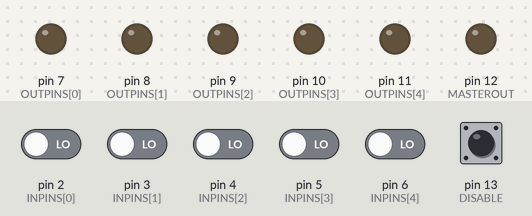
A sketch run on a simulated Arduino Uno, built with avr-gcc and run on an emulated ATmega328P. On the bench: output pins drawn as LEDs (lit = HIGH). Inputs (shaded band) come from the test bench; at power-on: pin 13 (DISABLE) HIGH, pin 2 (INPINS[0]), pin 3 (INPINS[1]), pin 4 (INPINS[2]), pin 5 (INPINS[3]), pin 6 (INPINS[4]) LOW. What the sketch prints to the serial monitor is not drawn.

Above: at 1.2 s.
1.3 s: pin 2 (INPINS[0]) driven HIGH
At 2.8 s:
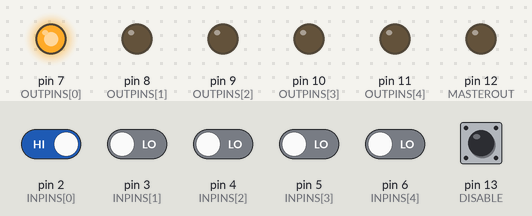
3.1 s: pin 3 (INPINS[1]) driven HIGH
At 3.5 s:
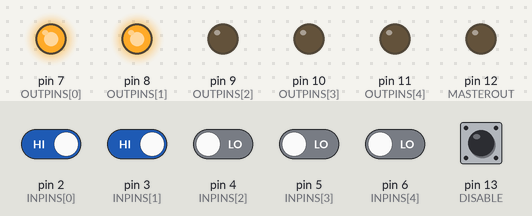
4.6 s: pin 4 (INPINS[2]) driven HIGH
At 5.3 s:
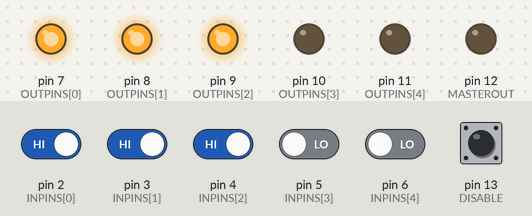
6.2 s: pin 5 (INPINS[3]) driven HIGH
At 7.1 s:
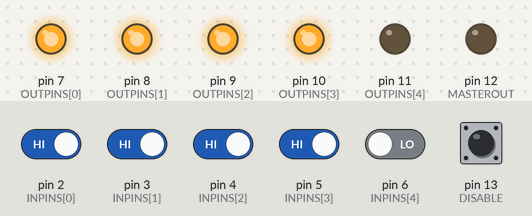
7.7 s: pin 6 (INPINS[4]) driven HIGH
At 9.0 s:
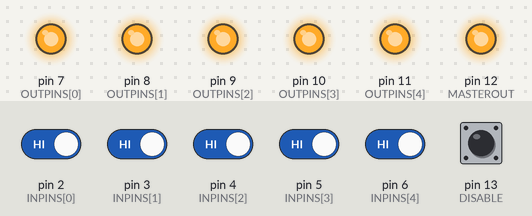
9.3 s: pin 13 (DISABLE) pulled LOW for 0.15 s
At 9.45 s:
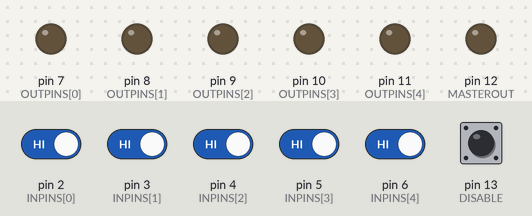
Timing chart, 0 to 12.3 s (numbered marks = the images above; inputs shaded):
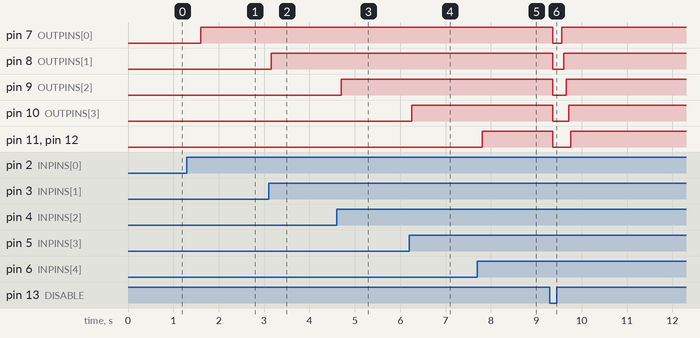

The sketch:

FiveInputs.ino
```cpp
// (licence header left out)
/*
// pin assignments
* Signal     Pin
*            Arduino Uno
* ------------------------
* 0   Serial RX
* 1   Serial TX
* 2   Game switches -1		Input goes high when input is solved, input is low when not solved
* 3   Game switches -2
* 4   Game switches -3
* 5   Game switches -4
* 6   Game switches -5
* 7   Output -1				can be set to active high or active low below

* 8   Output -2
* 9   Output -3
* 10  Output -4
* 11  Output -5
* 12  Master Output
* 13  Disable input			short to ground to disable or reset the game

* 14  (A0)
* 15  (A1)
* 16  (A2)
* 17  (A3)
* 18  (A4/SDA)
* 19  (A5/SCK)


GAME PLAY

If the DISABLE input is connected to ground, the game will not be active.
When the DISABLE input is not connected to anything, the game will be active

Monitor game switches.  For each switch that is activated, the corrosponding
output will be turned on.  When all 5 inputs are activated, the master
output will be turned on.


*/

//*** Settigns here can be changed to configure the game

	const bool	OUTPUT_ON = HIGH;			//change this to use active high or active low outputs


//***********************************************************************************************
//**  things below this line should not be changed unless you are pretty sure of what you are  **
//**  doing.  But, feel free to read, experiment and learn.                                    **
//***********************************************************************************************


	const	byte	DEBOUNCE	= 50;								//how many mS to delay and resample input

	const	byte	INPINS[]	= { 2, 3, 4, 5, 6 };				//array of input pins to monitor
	const	byte	OUTPINS[]	= { 7, 8, 9, 10, 11 };				//array of output pins to control

	const	byte	MASTEROUT	= 12;								//Master output pin
	const	byte	DISABLE		= 13;

	const	bool	OUTPUT_OFF = !OUTPUT_ON;						//Off is the opposite of on.  Who would have thunk it?

	bool	Winning = false;										//a flag to know if players won or not

void setup() {

	for (byte x = 0; x < 5; x++)
	{
		pinMode(INPINS[x], INPUT);									// setup all the intput pins
		pinMode(OUTPINS[x], OUTPUT);								// and output pins
		digitalWrite(OUTPINS[x], OUTPUT_OFF);						// and make sure the output pins are turned off
	}

	pinMode(MASTEROUT, OUTPUT);										// setup master output
	digitalWrite(MASTEROUT, OUTPUT_OFF);							// and make sure its turned off

	pinMode(DISABLE, INPUT_PULLUP);									// make the disable have a pull up so it can be left open

	Serial.begin(9600);												//serial interface for debugging and monitoring
	Serial.println("Serial Interface started");

}

void loop()
{

	if (DebounceSW(DISABLE))										//if disable is pulled low,
	{
		for (byte x = 0; x < 5; x++)								//make sure all the outputs are turned off
		{
			digitalWrite(OUTPINS[x], OUTPUT_OFF);
		}
		digitalWrite(MASTEROUT, OUTPUT_OFF);						// and the master is turned off
		Winning = false;											// and clear the winning flag
		return;														// and return to loop - meaning nothign below here runs
																	// when disable is active
	}

	if (Winning) return;

	//** below only runs if DISABLE is not active  AND if players have not already won the game

	Winning = true;													//assume the player will win

	for (byte x = 0; x < 5; x++)									// loop through all 5 inputs
	{
		if (!DebounceSW(INPINS[x]))									// the DEBOUNCE routine assumes the input is active low so
		{															// invert the reading here DEBOUNCE will be FALSE when the input is active (high)
			digitalWrite(OUTPINS[x], OUTPUT_ON);					// The input is active - turn on the output

		}
		else														// else teh input is NOT active, so
		{
			Winning = false;										// change winning to false
			digitalWrite(OUTPINS[x], OUTPUT_OFF);					// and turn off the output
		}
	}  //end if FOR loop

	if (Winning)													// if winning is true
	{
		digitalWrite(MASTEROUT, OUTPUT_ON);							// turn on the master output
	}

}

bool DebounceSW(byte SWx)
{
	//Read the switch 5 times, 10mS apart.  Return
	//the value of the majority of the reads.
	//this is to prevent false or erattic triggering
	//caused by the internal mechanical bounce of a switch

	byte HighCounts = 0;

	for (int x = 0; x <5; x++)
	{
		if (!digitalRead(SWx))    //invert the reading due to the use of pullups
		{
			HighCounts++;
		}

		delay(10);

	}
	return (HighCounts > 2);    //if there are more than 2 hights, return high
}
```

Measured:
- after the input at 1.3 s, pin 7 (OUTPINS[0]): LOW → HIGH after 0.30 s
- after the input at 3.1 s, pin 8 (OUTPINS[1]): LOW → HIGH after 0.05 s
- after the input at 4.6 s, pin 9 (OUTPINS[2]): LOW → HIGH after 0.11 s
- after the input at 6.2 s, pin 10 (OUTPINS[3]): LOW → HIGH after 0.06 s
- after the input at 7.7 s, pin 11 (OUTPINS[4]), pin 12 (MASTEROUT): LOW → HIGH after 0.11 s
- after the input at 9.3 s, pin 7 (OUTPINS[0]): HIGH → LOW after 0.06 s, → HIGH 0.20 s later; pin 8 (OUTPINS[1]): HIGH → LOW after 0.06 s, → HIGH 0.25 s later
